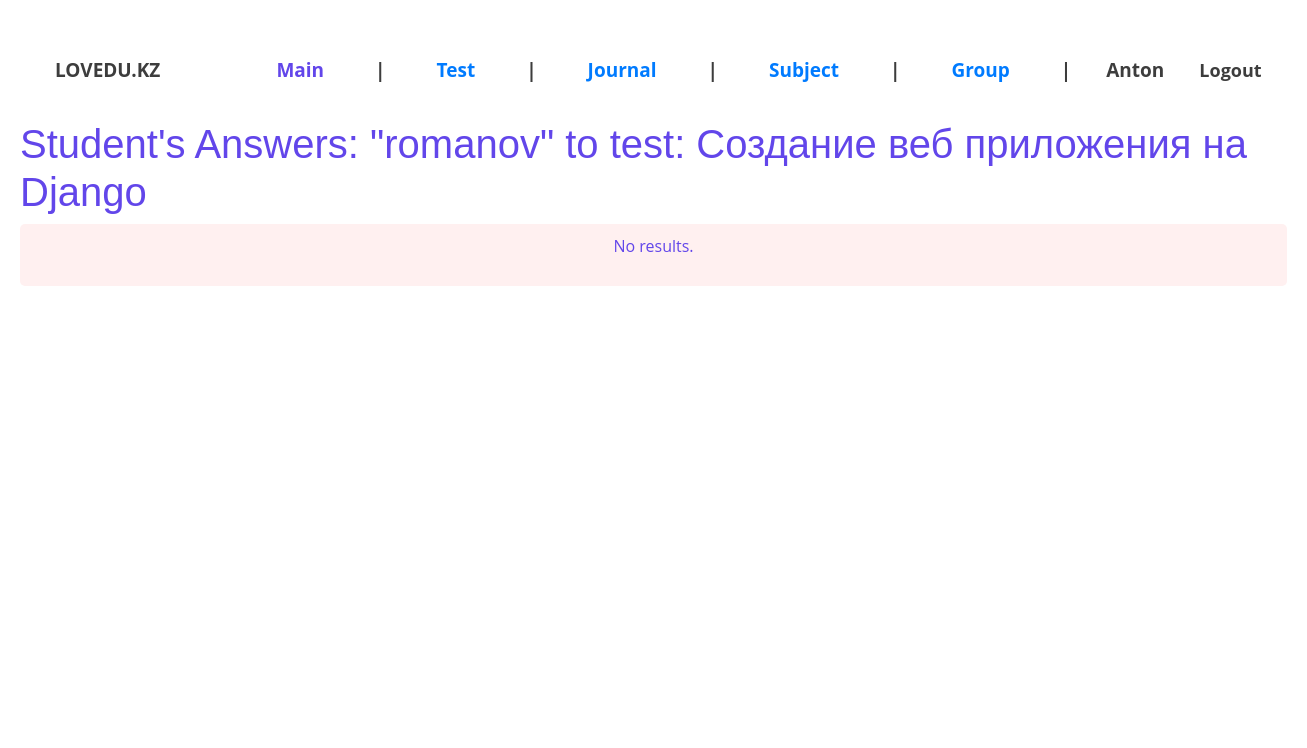
Page /view_student_answers/2/2/ (signed in) on the committed database.
### Quiz/models.py (models this page shows, shortened)
class CustomUser(AbstractUser):
    id = models.AutoField(primary_key=True)
    custom_groups = models.ManyToManyField(
        'CustomGroup',
        verbose_name=_('custom groups'),
        blank=True,
        help_text=_('The custom groups this user belongs to.'),
        related_name="custom_user_groups",
        related_query_name="custom_user",
    )
    user_permissions = models.ManyToManyField(
        Permission,
        verbose_name=_('user permissions'),
        blank=True,
        help_text=_('Specific permissions for this user.'),
        related_name="custom_user_permissions",
        related_query_name="user",
    )
    USER_TYPE_CHOICES = (
        (1, 'student'),
        (2, 'teacher'),
        (3, 'admin'),
    )
    subjects = models.ManyToManyField('Subject', related_name='users', blank=True)
    user_type = models.PositiveSmallIntegerField(choices=USER_TYPE_CHOICES, default=3)

class Test(models.Model):
    id = models.AutoField(primary_key=True, editable=False)
    title = models.CharField(max_length=200, null=True)
    description = models.TextField()
    time_create = models.DateTimeField(default=timezone.now, editable=False)
    time_start = models.DateTimeField(null=True, blank=True)
    time_update = models.DateTimeField(default=timezone.now)
    is_completed = models.BooleanField(default=False)
    start_time = models.DateTimeField(null=True, blank=True)
    end_time = models.DateTimeField(null=True, blank=True)
    subject = models.ForeignKey('Subject', on_delete=models.CASCADE, related_name='tests')
    group = models.ForeignKey('CustomGroup', on_delete=models.CASCADE, related_name='tests')
    is_published = models.BooleanField(default=False)

### Quiz/views.py (the view)
# urls.py: path('view_student_answers/<int:customuser_id>/<int:test_id>/', view_student_answers, name='view_student_answers'),
@login_required
@user_passes_test(lambda u: u.is_staff)
def view_student_answers(request,  customuser_id, test_id):
    student = get_object_or_404(CustomUser, pk= customuser_id)
    test = get_object_or_404(Test, pk=test_id)
    questions = QuesModel.objects.filter(test=test)
    user_results = UserResult.objects.filter(user=student, test=test)
    print(f"CustomUser ID: {customuser_id}")
    context = {
        'student': student,
        'test': test,
        'questions': questions,
        'user_results': user_results,
    }
    return render(request, 'Quiz/view_student_answers.html', context)

### Quiz/templates/Quiz/view_student_answers.html
{% extends 'Quiz/dependencies.html' %}
{% load quiz_extras %}
{% load static %}
{% block content %}
<head>
     <link rel="stylesheet" href="{% static 'styles/vsa.css' %}">
</head>
     <h1>Student's Answers: "{{ student.username }}" to test: {{ test.title }}</h1>
    {% for result in user_results %}
        <div class="attempt">
            <h2>Attempt from: {{ result.date_taken }}</h2>
            {% for question in questions %}
                <div class="question-answer">
                    <p><strong>Question:</strong> {{ question.question }}</p>
                    <p><strong>Student's Answers:</strong> {{ result|get_answer_for_question:question }}</p>
                </div>
            {% endfor %}
        </div>
    {% empty %}
        <div class="no-results">
            <p>No results.</p>
        </div>
    {% endfor %}
{% endblock %}

### Quiz/templates/Quiz/navbar.html (shortened to what this page needs)
{% load static %}
<head>
     <link rel="stylesheet" href="{% static 'styles/style.css' %}">
</head>
	<section class="secmain">
  <div id="menu">
      <p>LOVEDU.KZ</p>
  <div class="separator">
      <a class="nav-link" href="{% url 'home' %}"><span class="main" >Main</span></a>
      <span>|</span>
      {% if request.user.is_staff %}
        <a class="nav-link" href="{% url 'create_test' %}"><span class="test">Test</span></a>
    	<span>|</span>
      {% endif %}
       {% if request.user.is_staff %}
          <a class="nav-link" href="{% url 'journal' %}"><span class="journal">Journal</span></a>
     	<span>|</span>
            <a class="nav-link" href="{% url 'add_subject' %}"><span class="journal">Subject</span></a>
     	<span>|</span>
                  <a class="nav-link" href="{% url 'group_list' %}"><span class="journal">Group</span></a>
     	<span>|</span>
      {% endif %}
      {% if user.is_authenticated %}
      <span class="greet">{{request.user}}</span>
      {% endif %}
  <span ><a  class="greet" href="{% url 'logout' %}">Logout</a></span>
  </div>
</div>

### static/styles/style.css (style rules this page uses)
#menu { display: flex; align-items: center; }
#menu p { margin: 35px; font-size: 19px; color: #3D3D3D; }
#menu p, #menu .separator { margin-right: 100px; font-family: 'Open Sans', sans-serif; font-weight: bold; color: #3D3D3D; }
#menu .separator, #menu img { margin-right: 600px; }
.separator { display: flex; align-items: center; }
.separator span { margin-right: 35px; font-size: 19px; }
.separator .main { color: #6246EA; }
.secmain { width: 100%; height: 700px; background-color: white; }

### static/styles/vsa.css (style rules this page uses)
body { font-family: 'Open Sans', sans-serif; background-color: #FFFFFF; color: #3D3D3D; margin: 0; padding: 20px; line-height: 1.6; }
h1 { font-family: 'Peace Sans', sans-serif; color: #6246EA; }
.no-results { background-color: #FFF0F0; padding: 10px; border-radius: 5px; text-align: center; color: #6246EA; }

### Quiz/templates/Quiz/navbar.html (style rules this page uses)
.greet { font-size: 18px; color: #3D3D3D; text-align: right; }

### rows in the picture
CustomUser: user "Anton"
CustomUser: username "romanov"
Test: title "Создание веб приложения на Django"
